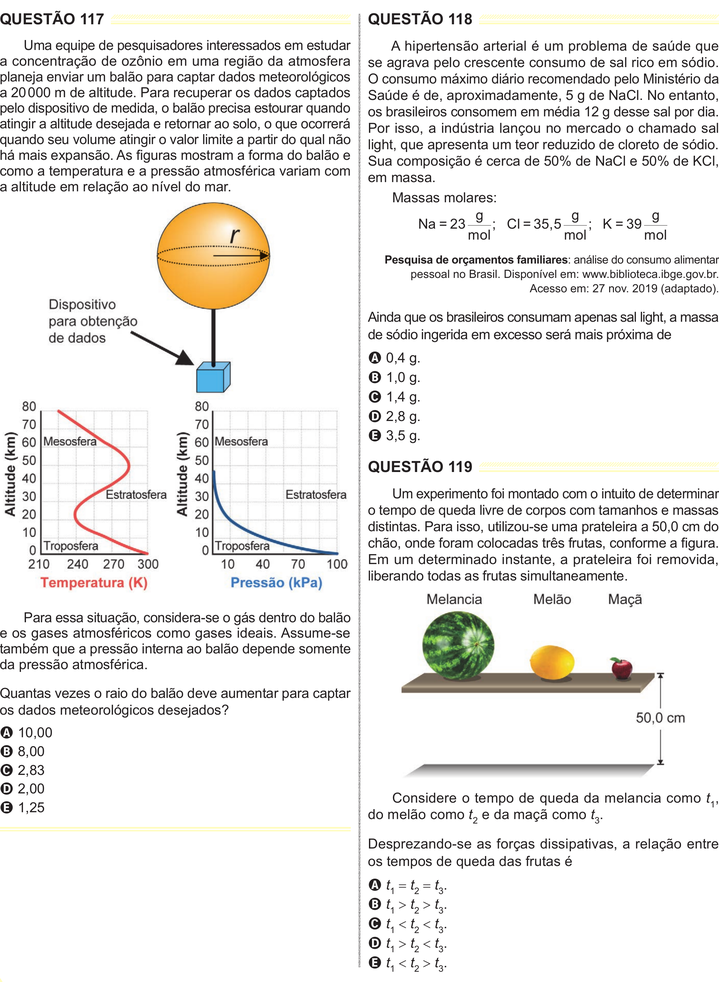
#> input picture 3Passo-DividirAoMeioPaginasSemBordas/sem-bordas-externas/pagina_enem_10.png, 719 x 982 px, shrunk from 2101 x 2869 before the run; its folder holds only this picture in this run
$ python cortar-meio.py
#> lines starting #> are read from the running program, lines starting #| are printed output that depends on the picture
"""
Propósito: Cortar as imagens de colunas ao meio. As imagens já estão sem as bordas externas, agora só cortar ao meio
Autor: Alexandre Nassar de Peder
Criação: 02/10/2025
Atualização: 03/06/2026

OBS1: puxe a pasta "sem-bordas-externas" do passo 2 para essa pasta do passo 3
OBS2: nesse caderno de 2024, as páginas 15 e 28 são páginas inteiras. Crie uma pasta chamada "inteiras" e coloque só essas duas páginas lá
OBS3: ao cortar ao meio, vai gerar uma bordinha interna.

"""

from PIL import Image
import os

pasta_imagens = "sem-bordas-externas"
pasta_saida = "divididas-com-bordas-do-meio"

os.makedirs(pasta_saida, exist_ok=True)

for nome_arquivo in os.listdir(pasta_imagens):
    if nome_arquivo.lower().endswith('.png'):
        caminho_entrada = os.path.join(pasta_imagens, nome_arquivo)
        imagem = Image.open(caminho_entrada)
#> imagem is the input picture: PIL image 719x982 RGB; mean R, G, B 236.1, 234.9, 232.9

        largura, altura = imagem.size
#> largura = 719; altura = 982

        metade_largura = largura // 2
#> metade_largura = 359

        caixa_esquerda = (0, 0, metade_largura, altura)
#> caixa_esquerda = (0, 0, 359, 982)
        imagem_esquerda = imagem.crop(caixa_esquerda)
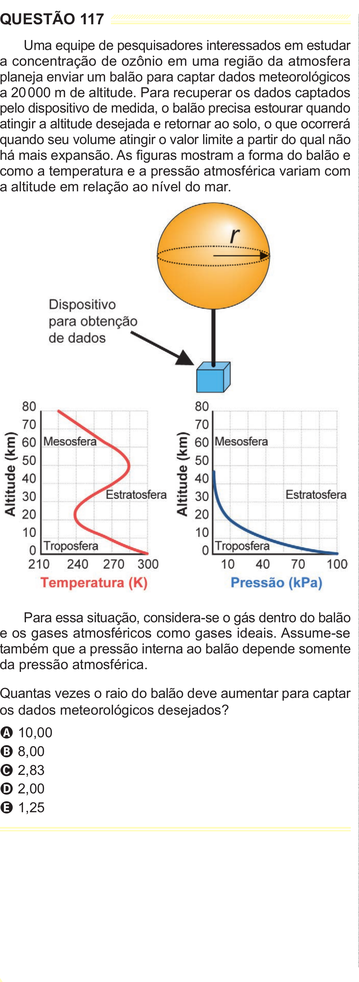
#> imagem_esquerda: PIL image 359x982 RGB; mean R, G, B 238.7, 236.7, 234.2

        caixa_direita = (metade_largura, 0, largura, altura)
#> caixa_direita = (359, 0, 719, 982)
        imagem_direita = imagem.crop(caixa_direita)
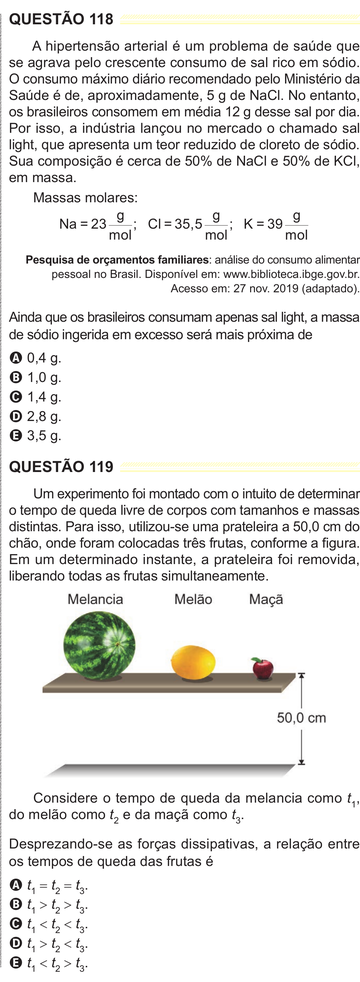
#> imagem_direita: PIL image 360x982 RGB; mean R, G, B 233.6, 233.2, 231.7

        nome_base, extensao = os.path.splitext(nome_arquivo)

        caminho_esquerda = os.path.join(pasta_saida, f"{nome_base}_esquerda{extensao}")
        caminho_direita = os.path.join(pasta_saida, f"{nome_base}_direita{extensao}")

        imagem_esquerda.save(caminho_esquerda)
        imagem_direita.save(caminho_direita)

print("Divisão das imagens ao meio concluída.")

$ run again, on 3Passo-DividirAoMeioPaginasSemBordas/sem-bordas-externas/pagina_enem_19.png
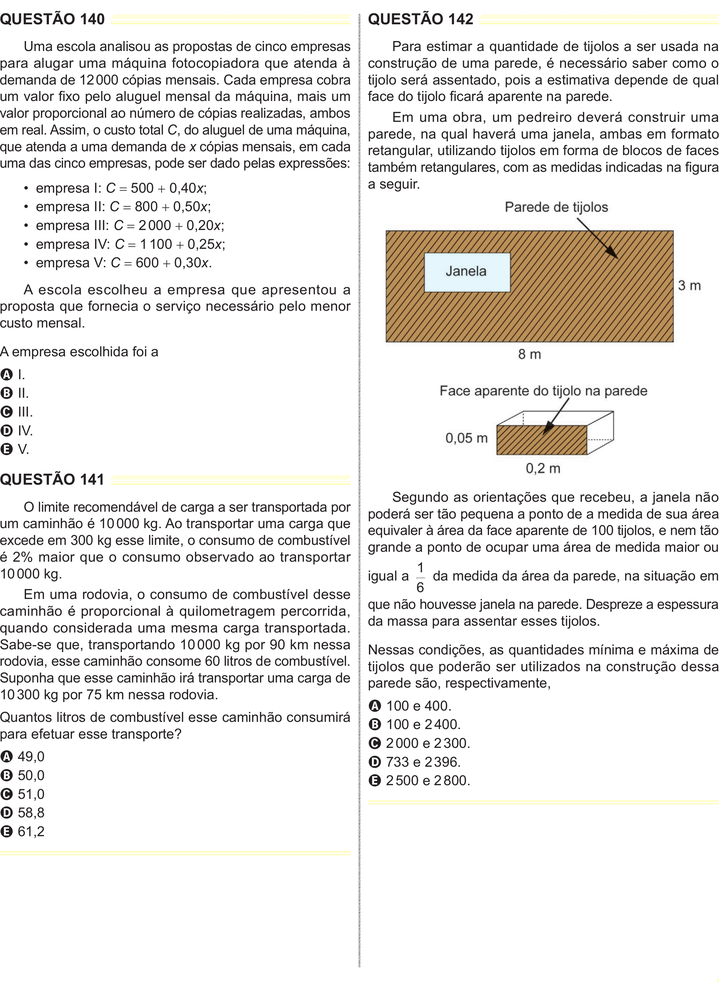
#> input picture 3Passo-DividirAoMeioPaginasSemBordas/sem-bordas-externas/pagina_enem_19.png, 719 x 982 px, shrunk from 2101 x 2869 before the run
#> imagem is the input picture: PIL image 719x982 RGB; mean R, G, B 234.6, 232.7, 230.2
#> `imagem_esquerda = imagem.crop(caixa_esquerda)`:
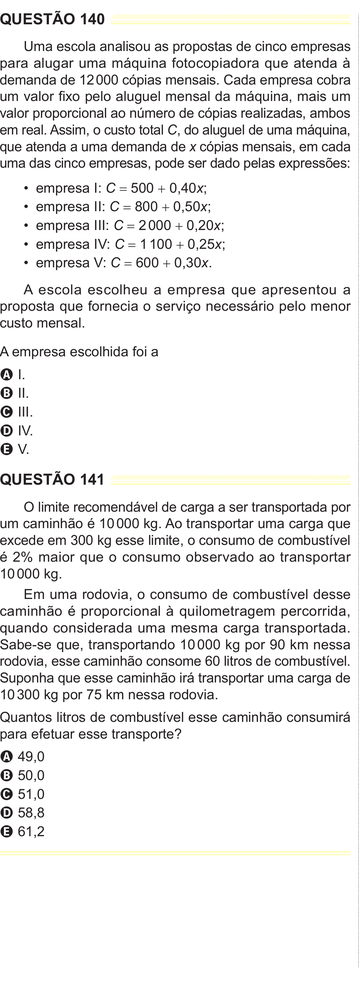
#> imagem_esquerda: PIL image 359x982 RGB; mean R, G, B 236.9, 236.5, 236
#> `imagem_direita = imagem.crop(caixa_direita)`:
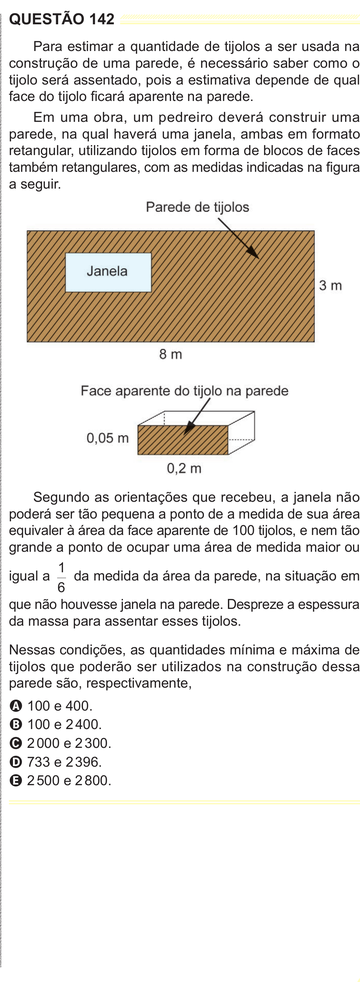
#> imagem_direita: PIL image 360x982 RGB; mean R, G, B 232.4, 228.9, 224.4

$ run again, on 3Passo-DividirAoMeioPaginasSemBordas/sem-bordas-externas/pagina_enem_2.png
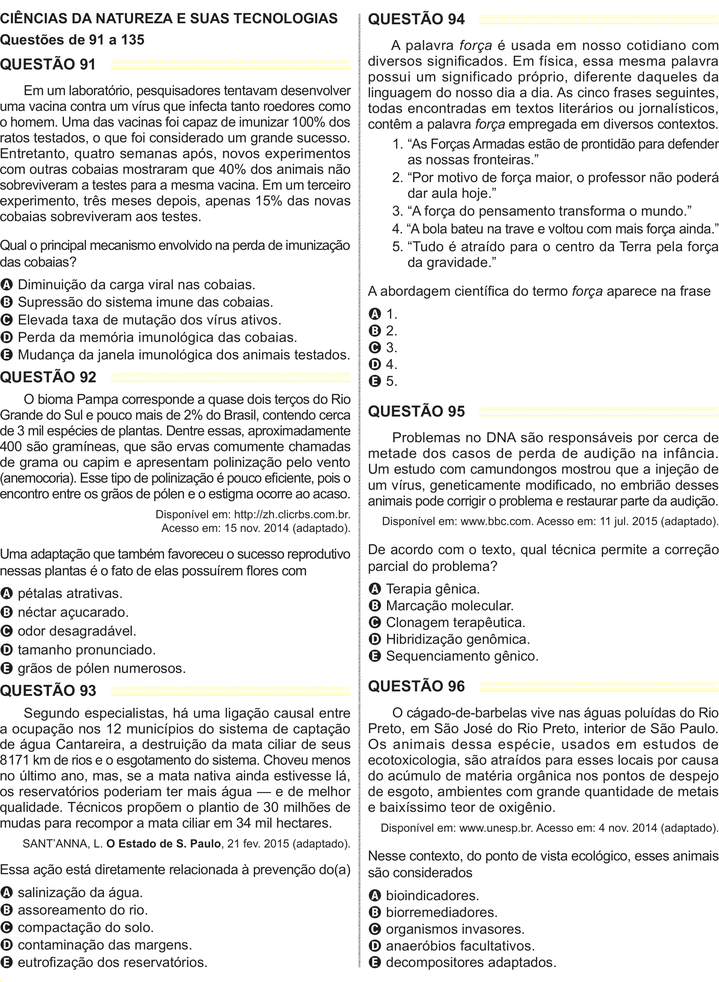
#> input picture 3Passo-DividirAoMeioPaginasSemBordas/sem-bordas-externas/pagina_enem_2.png, 719 x 982 px, shrunk from 2101 x 2869 before the run
#> imagem is the input picture: PIL image 719x982 RGB; mean R, G, B 229.3, 228.8, 228.3
#> `imagem_esquerda = imagem.crop(caixa_esquerda)`:
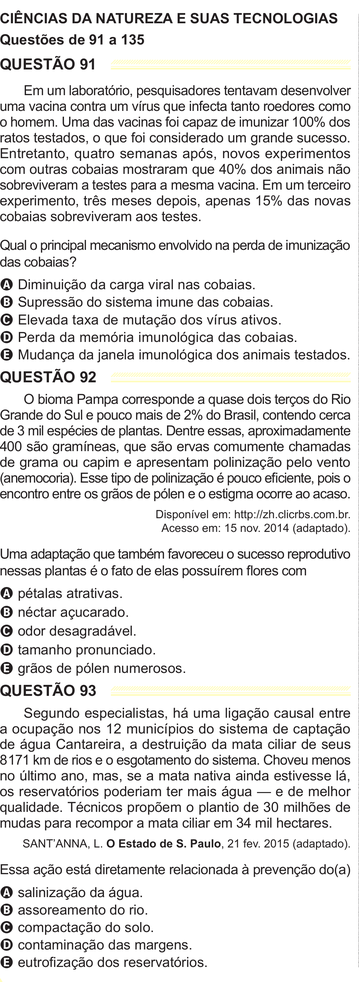
#> imagem_esquerda: PIL image 359x982 RGB; mean R, G, B 226.6, 226.1, 225.6
#> `imagem_direita = imagem.crop(caixa_direita)`:
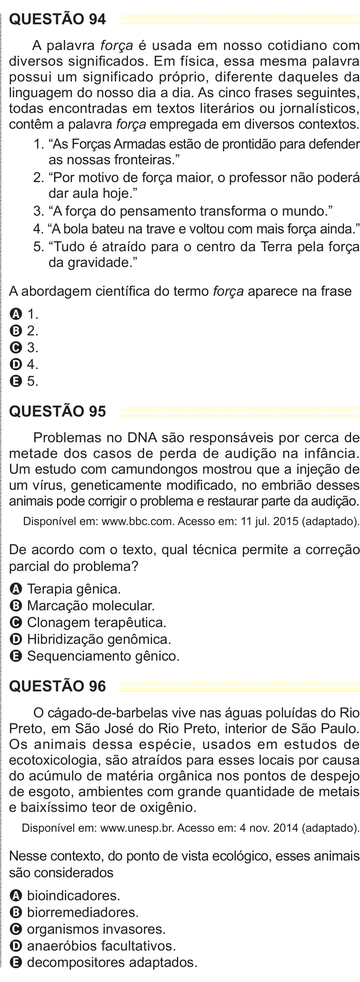
#> imagem_direita: PIL image 360x982 RGB; mean R, G, B 231.9, 231.5, 231

$ run again, on 3Passo-DividirAoMeioPaginasSemBordas/sem-bordas-externas/pagina_enem_20.png
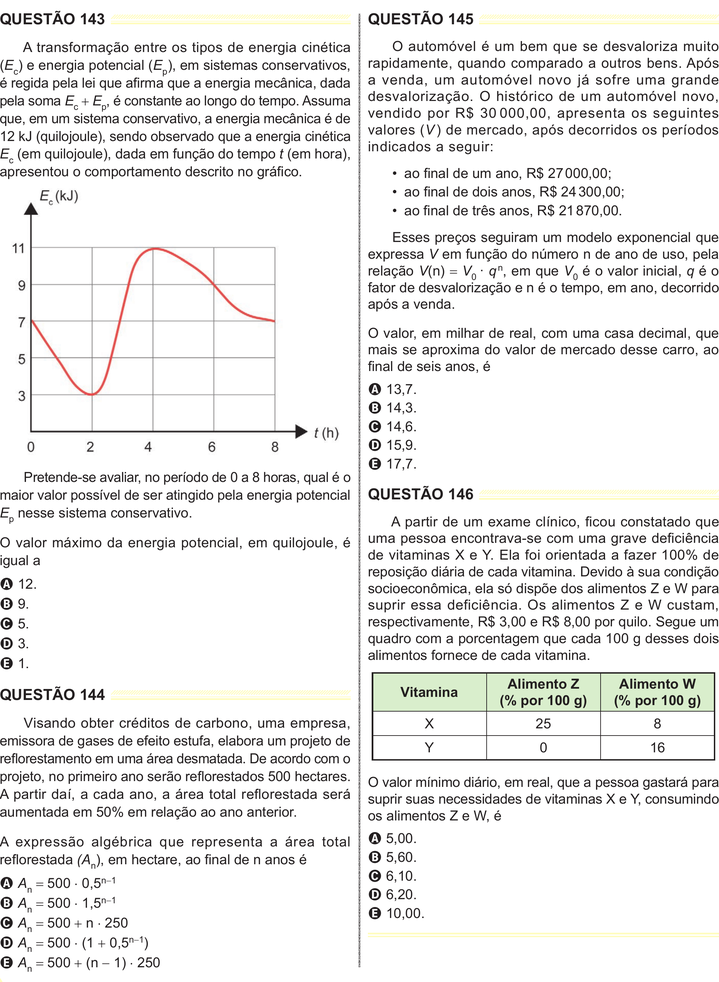
#> input picture 3Passo-DividirAoMeioPaginasSemBordas/sem-bordas-externas/pagina_enem_20.png, 719 x 982 px, shrunk from 2101 x 2869 before the run
#> imagem is the input picture: PIL image 719x982 RGB; mean R, G, B 236, 235.7, 234.8
#> `imagem_esquerda = imagem.crop(caixa_esquerda)`:
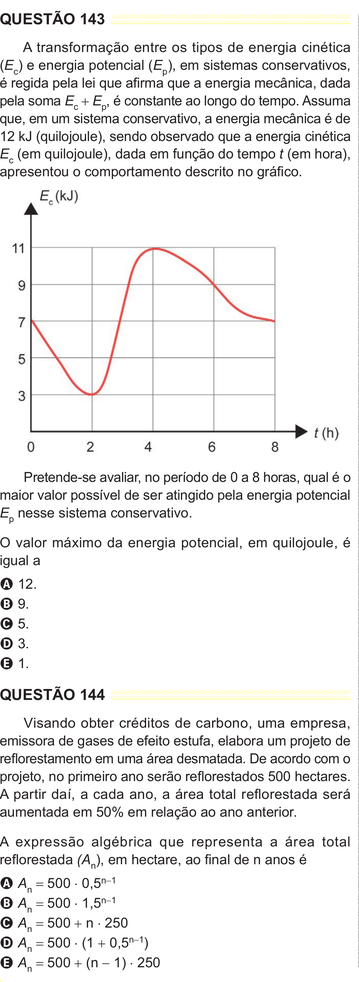
#> imagem_esquerda: PIL image 359x982 RGB; mean R, G, B 238.7, 238, 237.6
#> `imagem_direita = imagem.crop(caixa_direita)`:
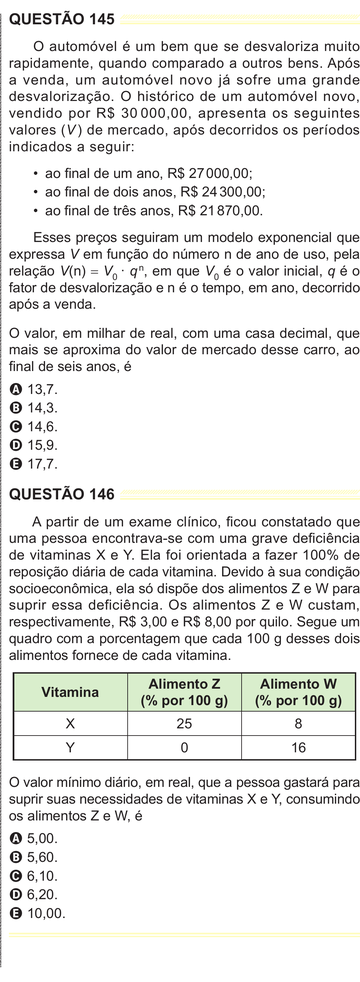
#> imagem_direita: PIL image 360x982 RGB; mean R, G, B 233.2, 233.5, 231.9

$ run again, on 3Passo-DividirAoMeioPaginasSemBordas/sem-bordas-externas/pagina_enem_11.png
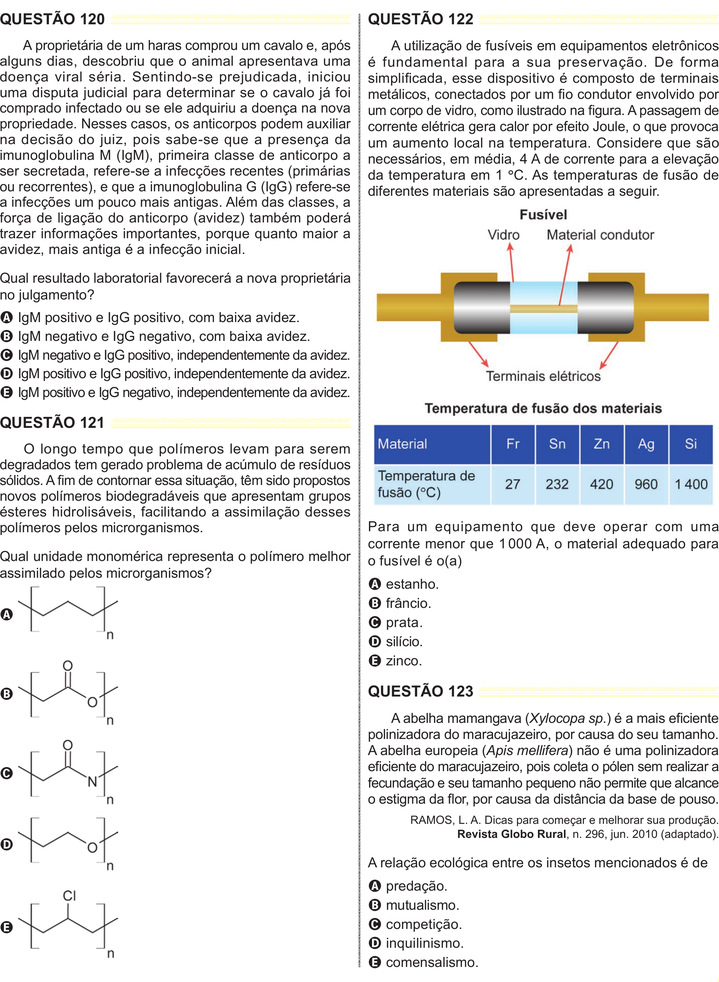
#> input picture 3Passo-DividirAoMeioPaginasSemBordas/sem-bordas-externas/pagina_enem_11.png, 719 x 982 px, shrunk from 2101 x 2869 before the run
#> imagem is the input picture: PIL image 719x982 RGB; mean R, G, B 229.6, 230, 230.4
#> `imagem_esquerda = imagem.crop(caixa_esquerda)`:
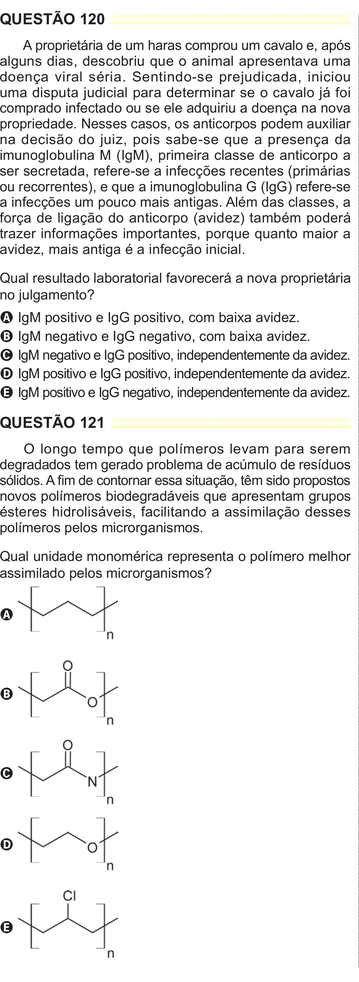
#> imagem_esquerda: PIL image 359x982 RGB; mean R, G, B 234.9, 234.6, 234.2
#> `imagem_direita = imagem.crop(caixa_direita)`:
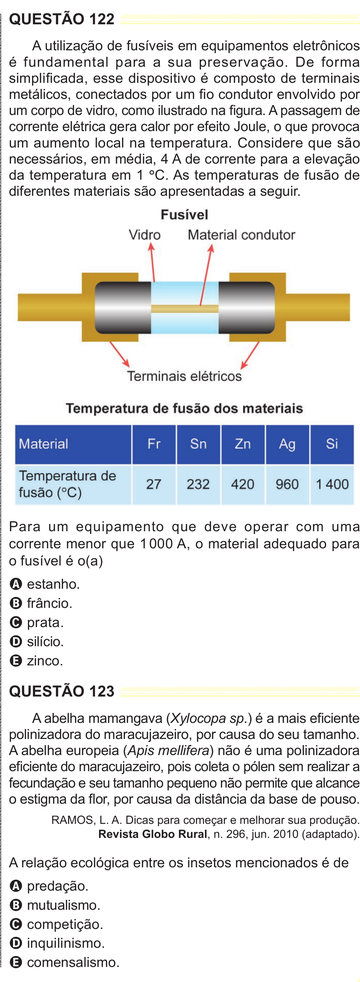
#> imagem_direita: PIL image 360x982 RGB; mean R, G, B 224.3, 225.4, 226.7
